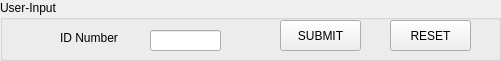
     <widget class="QGroupBox" name="groupBox_2">
      <property name="geometry">
       <rect>
        <x>550</x>
        <y>10</y>
        <width>501</width>
        <height>61</height>
       </rect>
      </property>
      <property name="title">
       <string>User-Input</string>
      </property>
      <widget class="QLabel" name="label_ID_1">
       <property name="geometry">
        <rect>
         <x>60</x>
         <y>30</y>
         <width>61</width>
         <height>16</height>
        </rect>
       </property>
       <property name="text">
        <string>ID Number :</string>
       </property>
      </widget>
      <widget class="QPushButton" name="pushButton_SUBMIT">
       <property name="geometry">
        <rect>
         <x>280</x>
         <y>20</y>
         <width>81</width>
         <height>31</height>
        </rect>
       </property>
       <property name="text">
        <string>SUBMIT</string>
       </property>
      </widget>
      <widget class="QLineEdit" name="lineEdit_ID_1">
       <property name="geometry">
        <rect>
         <x>150</x>
         <y>30</y>
         <width>71</width>
         <height>21</height>
        </rect>
       </property>
      </widget>
      <widget class="QPushButton" name="pushButton_RESET_1">
       <property name="geometry">
        <rect>
         <x>390</x>
         <y>20</y>
         <width>81</width>
         <height>31</height>
        </rect>
       </property>
       <property name="text">
        <string>RESET</string>
       </property>
      </widget>
     </widget>
